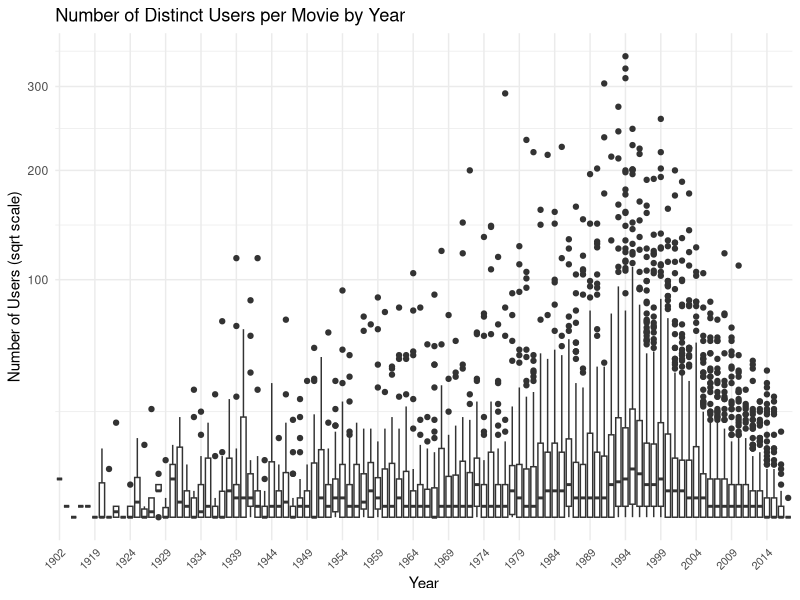
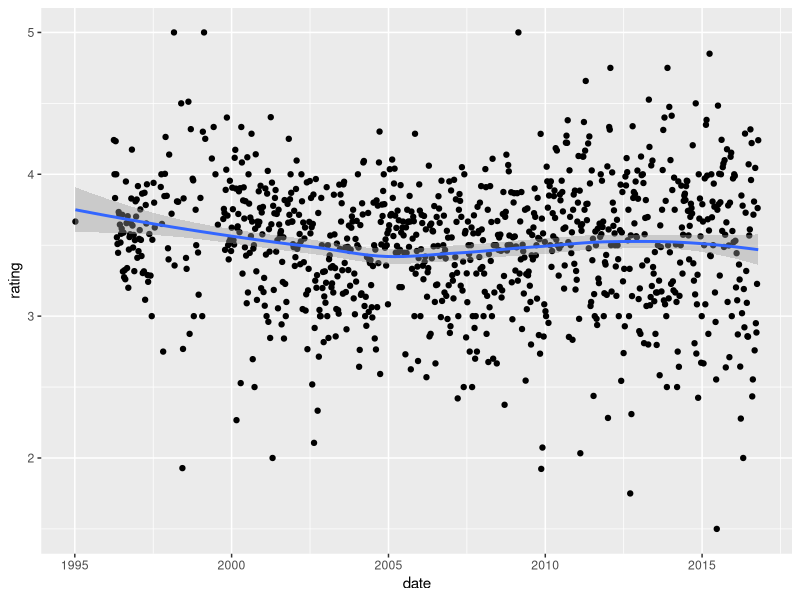
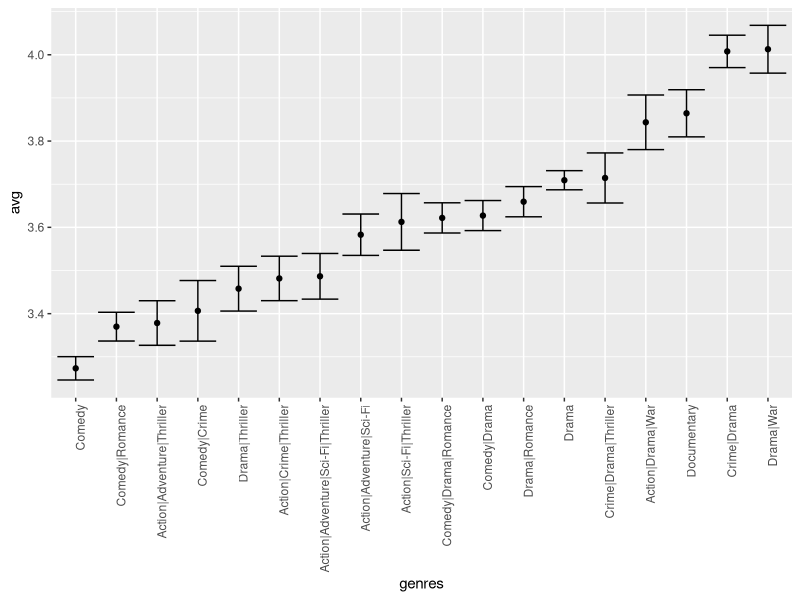

R code for these plots, in order: (Note: this script raises an error after producing the figures.)
#High Dimensional Data 23
#Regularization

#1. For the movielens data, compute the number of ratings for 
#each movie and then plot it against the year the movie was 
#released. Use the square root transformation on the counts.

library(dslabs)
library(tidyverse)

data("movielens")

movielens %>%
  group_by(movieId) %>%
  summarize(
    n = n_distinct(userId),
    year = as.character(first(year))
  ) %>%
  ggplot(aes(x = year, y = n)) +
  geom_boxplot() +
  scale_y_sqrt() +  # same as coord_trans(y = "sqrt")
  scale_x_discrete(
    breaks = function(x) x[seq(1, length(x), by = 5)]  # show every 5th year
  ) +
  theme_minimal() +
  theme(
    axis.text.x = element_text(angle = 45, hjust = 1, size = 8)
  ) +
  labs(
    title = "Number of Distinct Users per Movie by Year",
    x = "Year",
    y = "Number of Users (sqrt scale)"
  )

#2. We see that, on average, movies that were released after
# 1993 get more ratings. We also see that with newer movies, 
#starting in 1993, the number of ratings decreases with year:
# the more recent a movie is, the less time users have had to
# rate it.  Among movies that came out in 1993 or later, what
# are the 25 movies with the most ratings per year? Also, 
#report their average rating.

library(dslabs)
library(dplyr)

data("movielens")

current_year <- as.numeric(format(Sys.Date(), "%Y"))

movies_1993_onward <- movielens %>%
  filter(year >= 1993) %>%
  group_by(movieId) %>%
  summarize(
    avg_rating = mean(rating),
    n = n(),
    title = first(title),
    year = first(year),
    .groups = "drop"   # drop grouping after summarise
  ) %>%
  mutate(
    years = current_year - year + 1,
    n_year = n / years
  ) %>%
  slice_max(n_year, n = 25) %>%
  arrange(desc(n_year))

movies_1993_onward
# A tibble: 25 × 7
#movieId    avg_rating   n   title                year years n_year
#     <int>     <dbl> <int> <chr>               <int> <dbl>  <dbl>
#1     356       4.05   341 Forrest Gump         1994    32  10.7 
#2     296       4.26   324 Pulp Fiction         1994    32  10.1 
#3     318       4.49   311 Shawshank Redempti…  1994    32   9.72


#3. From the table constructed in the previous example, we 
#see that the most rated movies tend to have above average 
#ratings. This is not surprising: more people watch popular 
#movies. To confirm this, stratify the post 1993 movies by 
#ratings per year and compute their average ratings. Make a 
#plot of average rating versus ratings per year and show an 
#estimate of the trend.

data("movielens")

current_year <- as.numeric(format(Sys.Date(), "%Y"))

ratings_per_year<- movielens %>% filter(year >= 1993) %>%
  group_by(movieId) %>%
  summarize(
    avg_rating = mean(rating),
    n = n(),
    title = first(title),
    year = first(year),
    .groups = "drop") %>%
  mutate(
      years = current_year - year + 1,
      rate = n / years) %>%
  ggplot(aes(rate, avg_rating)) +
  geom_point(alpha=0.5) +
  geom_smooth() +
  scale_x_log10()
      
#Copilot: A log scale compresses the large values and expands 
#the small ones, spreading the points more evenly across the
# axis.  This makes patterns visible in the dense region that
# were previously invisible.

#4. In the previous exercise, we see that the more a movie 
#is rated, the higher the rating. Suppose you are doing a 
#predictive analysis in which you need to fill in the 
#missing ratings with some value. Which of the following 
#strategies would you use?

#Fill in the value with a lower value than the average since
# lack of rating is associated with lower ratings. Try out
# different values and evaluate prediction in a test set.

#5. The movielens dataset also includes a time stamp. This 
#variable represents the time and data in which the rating 
#was provided. The units are seconds since January 1, 1970. 
#Create a new column date with the date. Hint: Use the 
#as_datetime function in the lubridate package.
library(lubridate)
movielens <- mutate(movielens, date = as_datetime(timestamp))
movielens


#6. Compute the average rating for each week and plot this 
#average against day. Hint: Use the round_date function 
#before you group_by.

movielens %>% mutate(date=round_date(date, unit='week')) %>%
  group_by(date) %>%
  summarize(rating=mean(rating)) %>%
  ggplot(aes(date, rating)) +
  geom_point() +
  geom_smooth()

#7. The plot shows some evidence of a time effect. If we 
#define d(u,i) as the day for user’s u rating of movie i,
# which of the following models is most appropriate:

#8. The movielens data also has a genres column. This column 
#includes every genre that applies to the movie. Some movies
# fall under several genres. Define a category as whatever 
#combination appears in this column. Keep only categories 
#with more than 1,000 ratings. Then compute the average and 
#standard error for each category. Plot these as error bar 
#plots.

movielens %>% group_by(genres) %>%
  summarize(n=n(), 
            avg=mean(rating), se=sd(rating)/sqrt(n())) %>%
  filter(n>=1000) %>%
  mutate(genres=reorder(genres, avg)) %>%
  ggplot(aes(x=genres, y=avg,
             ymin=avg-2*se, ymax=avg+2*se)) +
  geom_point() +
  geom_errorbar() +
  theme(axis.text.x = element_text(angle=90, hjust=1))

#Next 7 exercises for education system
#testing if smaller sizes test better

#simulate small schools dataset for 100 schools
#simulate number of students in each school n

set.seed(1986)
n<-round(2^rnorm(1000, 8, 1))

#rt(n, df=degrees of freedom) generates random variates

mu<-round(80+2*rt(1000,5))
range(mu)
#[1] 67 90

schools<-data.frame(id=paste('PS',1:100),
                    size=n,
                    quality=mu,
                    rank=rank(-mu))

#have students take test with average measured by quality
#and standard deviation of 30 percentage points

scores<-sapply(1:nrow(schools), function(i) {
  scores<-rnorm(schools$size[i], schools$quality[i], 30)
  scores
})
schools<-schools |> mutate(score=sapply(scores,mean))

#10. What are the top schools based on the average score? 
#Show just the ID, size, and the average score.
schools |> top_n(10, score) |> arrange(desc(score)) |>
  select(id, size, score)

#11. Compare the median school size to the median school
# size of the top 10 schools based on the score.

top_10<- schools |> top_n(10, score) |> arrange(desc(score)) |>
  select(id, size, score)
median(size)
#1        173.5

schools %>% summarize(median(size))
median(size)
#1          261

#12. According to this test, it appears small schools are 
#better than large schools. Five out of the top 10 schools 
#have 100 or fewer students. But how can this be? We 
#constructed the simulation so that quality and size are 
#independent. Repeat the exercise for the worst 10 schools.
bottom_10<- schools |> top_n(10, -score) |> arrange((score)) |>
  select(id, size, score)
bottom_10

#13. The same is true for the worst schools! They are small 
#as well. Plot the average score versus school size to see 
#what’s going on. Highlight the top 10 schools based on the
# true quality. Use the log scale transform for the size.

schools %>% ggplot(aes(size,score)) +
  geom_point(alpha=.5) +
  geom_point(data=filter(schools, rank<=10), col=2) +
  scale_x_log10()

#14. We can see that the standard error of the score has 
#larger variability when the school is smaller. This is a 
#basic statistical reality we learned in the probability and 
#inference sections. In fact, note that 4 of the top 10 
#schools are in the top 10 schools based on the exam score.

#Let’s use regularization to pick the best schools. Remember
# regularization shrinks deviations from the average towards
# 0. So to apply regularization here, we first need to define
# the overall average for all schools:
overall <- mean(sapply(scores, mean))

#and then define, for each school, how it deviates from 
#that average. Write code that estimates the score above 
#average for each school, but dividing by n + lambda instead
# of n, with n the school size and lambda a regularization
# parameter. Try lambda=3.

lambda=3
reg_school<-schools %>% 
  mutate(reg_score=overall +
           (score-overall)*size/(size+lambda)) %>%
  arrange(desc(reg_score))

reg_school %>% top_n(10, reg_score)

#15. Notice that this improves things a bit. The number of 
#small schools that are not highly ranked is now 4. Is there
# a better lambda? Find the lambda that minimizes the 
#RMSE = 1/100 summation(quality-estimate)^2.

lambdas<-seq(10,250)
rmse<-sapply(lambdas, function(lambda){
  schools %>%
    mutate(reg_score=overall +
             (score-overall)*size/(size+lambda)) %>%
    summarize(rmse=sqrt(1/100*sum((reg_score-quality)^2))) %>%
    pull(rmse)
})
lambdas[which.min(rmse)]
#[1] 125

#16. Rank the schools based on the average obtained with 
#the best lambda. Note that no small school is incorrectly 
#included.

lambda_best<-125
school_lambda<- schools %>%
  mutate(reg_score=overall + (score-overall)*size/(size+lambda_best)) %>%
  arrange(desc(reg_score)) %>%
  top_n(10, reg_score)
school_lambda
